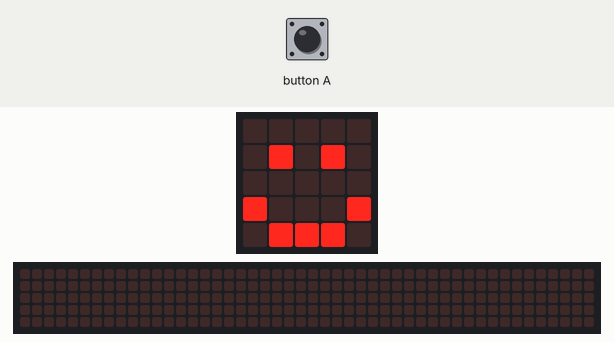
Bench run of a program on a simulated BBC micro:bit (MakeCode). Parts: the board's 5×5 LED display, a strip that is not on the board, showing the scrolling text unrolled. The test bench sets the inputs (shaded band). The 48×5 strip is a reading aid, not a part: it shows the text the display is scrolling, unrolled, one strip-width of it at a time.

Above: at 1.8 s.
1.9 s: button A pressed for 0.15 s
At 4.52 s:
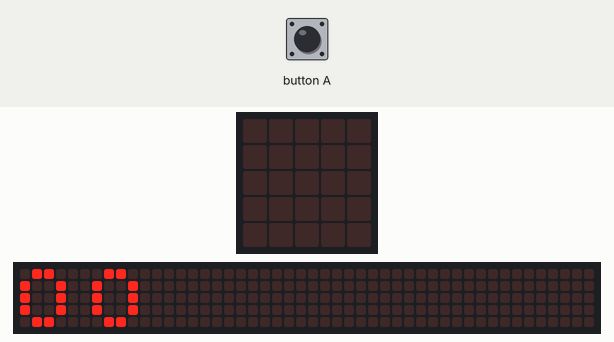
At 7.22 s:
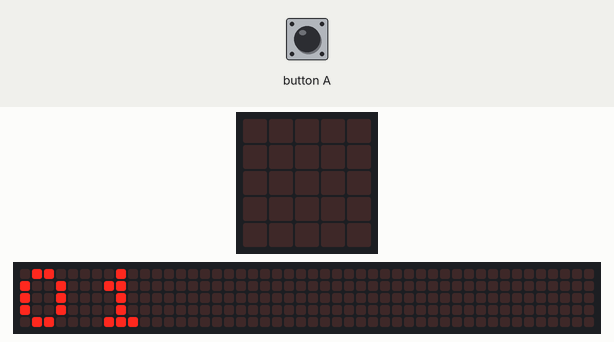
Timing chart, 0 to 8.6 s (numbered marks = the images above; inputs shaded):
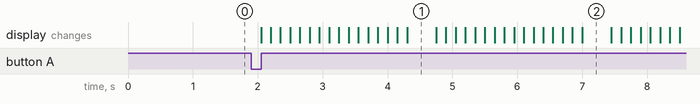

The program:

main.ts
```typescript
// (licence header left out)
// variables
let ones: number = 0
let tens: number = 0

// setup
basic.showIcon(IconNames.Happy)

// when "A" is pressed, the pixels move down in a diagnol
input.onButtonPressed(Button.A, function () {
  // setup
  basic.clearScreen()

  tens = 0
  while (tens <= 9) {
    ones = 0
    while (ones <= 9) {
      basic.showString(tens.toString() + ones.toString())
      ones++
    }
    tens++
  }

  basic.pause(500)
  basic.showIcon(IconNames.Happy)
})
```

Measured:
- after the input at 1.9 s, the display: changes after 0.15 s (image 1)
- what the display in image 1 shows lasts 0.5 s, from 4.3 s to 4.8 s
